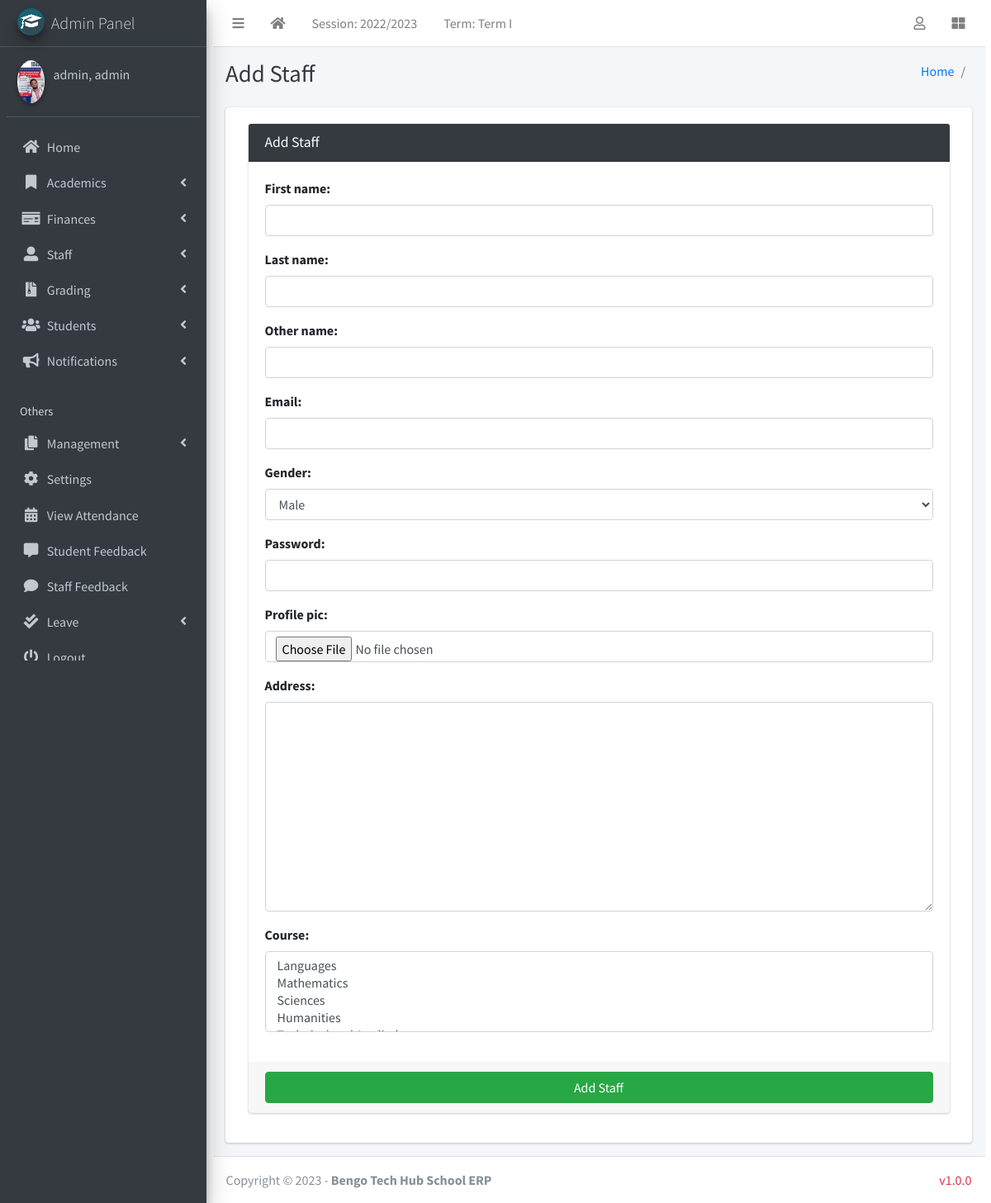
Screenshot of /manage/staff/add (signed in) with the database file from the repository.
### academics/models.py (models this page shows, shortened)
class AcademicSession(models.Model):
    name = models.CharField(max_length=200, unique=True)
    current = models.BooleanField(default=True)
    class Meta:
        ordering = ["-name"]

class AcademicTerm(models.Model):
    name = models.CharField(max_length=20, unique=True)
    current = models.BooleanField(default=True)
    class Meta:
        ordering = ["name"]

### authman/models.py (models this page shows, shortened)
class CustomUser(AbstractUser):
    USER_TYPE = ((1, "HOD"), (2, "Staff"), (3, "Student"))
    GENDER = [("M", "Male"), ("F", "Female"), ("O", "Other")]
    username = models.CharField(max_length=150, unique=True,blank=True,null=True)
    email = models.EmailField(unique=True)
    user_type = models.CharField(default=1, choices=USER_TYPE, max_length=1)
    gender = models.CharField(max_length=1, choices=GENDER)
    profile_pic = models.ImageField()
    other_name = models.CharField(max_length=200, blank=True)
    address = models.TextField()
    fcm_token = models.TextField(default="")  # For firebase notifications
    created_at = models.DateTimeField(auto_now_add=True)
    updated_at = models.DateTimeField(auto_now=True)
    USERNAME_FIELD = "email"
    REQUIRED_FIELDS = []
    objects = CustomUserManager()
    def __str__(self):
        return self.last_name + ", " + self.first_name

### management/hod_views.py (the view, shortened to what this page needs)
# urls.py: path("staff/add", hod_views.add_staff, name='add_staff'),
def add_staff(request):
    form = StaffForm(request.POST or None, request.FILES or None)
    context = {'form': form, 'page_title': 'Add Staff'}
    return render(request, 'hod_template/add_staff_template.html', context)

### authman/forms.py
class StaffForm(CustomUserForm):
    def __init__(self, *args, **kwargs):
        super(StaffForm, self).__init__(*args, **kwargs)
    class Meta(CustomUserForm.Meta):
        model = Staff
        fields = CustomUserForm.Meta.fields + \
            ['course']

### academics/context_processors.py (called while the page is built)
def site_defaults(request):
    current_session = AcademicSession.objects.filter(current=True).first()
    current_term = AcademicTerm.objects.filter(current=True).first()
    setup=SchoolSetup.objects.first()
    if setup !=None:
       logo=setup.logo
    else:
        logo=settings.MEDIA_URL+'school_log/default.png'
    if current_session == None:
        current_session, created = AcademicSession.objects.get_or_create(
            name=str(timezone.now().year-1)+"/"+str(timezone.now().year), current=True)
        current_term, created = AcademicTerm.objects.get_or_create(
            name='Term I', current=True)
    vals = SiteConfig.objects.all()
    contexts = {
        "current_session": current_session.name,
        "current_term": current_term.name,
        "school_logo":logo,
    }
    for val in vals:
        contexts[val.key] = val.value
    return contexts

### authman/models.py (called while the page is built)
    def __str__(self):
        return self.name

### templates/hod_template/add_staff_template.html (shortened to what this page needs)
{% extends 'management/base.html' %}
{% load static %}
{% block page_title %}{{page_title}}{% endblock page_title %}
{% block content %}
<section class="content">
    <div class="container-fluid">
        <div class="row">
            <div class="col-md-12">
                <div class="card card-dark">
                    <div class="card-header">
                        <h3 class="card-title">{{page_title}}</h3>
                    </div>
                    {% include "management/form_template.html" with messages=messages  form=form button_text="Add Staff"%}
                </div>
            </div>
        </div>
    </div>
</section>
{% endblock content %}

### templates/management/base.html (shortened to what this page needs)
{% load static %}
<!DOCTYPE html>
<html>
  <head>
   <link rel="stylesheet" href="{% static 'mystyles/style.css' %}">
  <link rel="stylesheet" href="{% static 'plugins/fontawesome-free/css/all.min.css' %}">
  <link rel="stylesheet" href="{% static 'plugins/toastr/toastr.min.css' %}">
  <link rel="stylesheet"
    href="{% static 'plugins/overlayScrollbars/css/OverlayScrollbars.min.css' %}">
  <link rel="stylesheet" href="{% static 'plugins/Datatables/datatables.min.css' %}" />
  <link rel="stylesheet" href="{% static 'dist/css/adminlte.min.css' %}">
    <link rel="stylesheet" href="https://maxcdn.bootstrapcdn.com/bootstrap/4.5.2/css/bootstrap.min.css">
    <link
      rel="stylesheet"
      href="{% static 'plugins/fontawesome-free/css/all.min.css'%} "
    />
    <link
      rel="stylesheet"
      href="https://code.ionicframework.com/ionicons/2.0.1/css/ionicons.min.css"
    />
    <link
      rel="stylesheet"
      href="{% static 'plugins/tempusdominus-bootstrap-4/css/tempusdominus-bootstrap-4.min.css'%} "
    />
    <link
      rel="stylesheet"
      href="{% static 'plugins/icheck-bootstrap/icheck-bootstrap.min.css'%} "
    />
    <link rel="stylesheet" href="{% static 'dist/css/adminlte.min.css'%} " />
    <link
      rel="stylesheet"
      href="{% static 'plugins/overlayScrollbars/css/OverlayScrollbars.min.css'%} "
    />
    <link
      rel="stylesheet"
      href="{% static 'plugins/daterangepicker/daterangepicker.css'%} "
    />
  </head>
  <body class="hold-transition sidebar-mini layout-fixed">
    <div class="wrapper container-fluid">
    <nav class="main-header navbar navbar-expand navbar-white navbar-light">
      <ul class="navbar-nav">
        <li class="nav-item">
          <a class="nav-link" data-widget="pushmenu" href="#" role="button"><i
              class="fas fa-bars"></i></a>
        </li>
        <li class="nav-item d-none d-sm-inline-block">
          <a href="/" class="nav-link"><i class="fa fa-home"></i></a>
        </li>
        <li class="nav-item d-none d-sm-inline-block">
          <a href="{% url 'current-session' %}" class="nav-link">Session: {{ current_session }}</a>
        </li>
        <li class="nav-item d-none d-sm-inline-block">
          <a href="{% url 'current-session' %}" class="nav-link">Term: {{ current_term }}</a>
        </li>
      </ul>
      <ul class="navbar-nav ml-auto">
        <li class="nav-item dropdown">
          <a class="nav-link" data-toggle="dropdown" href="#">
            <i class="far fa-user"></i>
          </a>
        </li>
        <li class="nav-item">
          <a class="nav-link" data-widget="control-sidebar" data-slide="true"
            href="#" role="button"><i class="fas fa-th-large"></i></a>
        </li>
      </ul>
    </nav>
      {% include "management/sidebar_template.html" with user=user %}
      <div class="content-wrapper">
        <div class="content-header">
          <div class="container-fluid">
            <div class="row mb-2">
              <div class="col-sm-6">
                <h1 class="m-0 text-dark">
                  {% block page_title %}{% endblock page_title %}
                </h1>
              </div>
              <div class="col-sm-6">
              <ol class="breadcrumb float-sm-right">
                <li class="breadcrumb-item"><a href="/">Home</a></li>
                <li class="breadcrumb-item">{% block breadcrumb %}{% endblock breadcrumb %}</li>
              </ol>
            </div>
            </div>
          </div>
        </div>
      <section class="content">
        <div class="container-fluid">
          <div class="row">
            <div class="col-md-12">
              {% block fullcard %}
              <div class="card">
                <div class="card-body">
                  <div class="row">
                    <div class="col">
                      {% block content %}
                      {% endblock content %}
                    </div>
                  </div>
                </div>
              </div>
              {% endblock fullcard %}
            </div>
          </div>
        </div>
      </section>
      </div>
      {% include "management/footer.html" %}
    </div>
  </body>
</html>

### templates/management/sidebar_template.html (shortened to what this page needs)
{% load static %}
<aside class="main-sidebar sidebar-dark-info elevation-4">
    {% if request.user.user_type == '1' %}
    <a href="{% url 'admin_home' %}" class="brand-link">
        <img src="{% static 'dist/img/cmsl.png' %} " alt="AdminLTE Logo"
            class="brand-image img-circle elevation-3" >
        <span class="brand-text font-weight-light">Admin Panel</span>
    </a>
    <div class="sidebar">
        <div class="user-panel mt-3 pb-3 mb-3 d-flex">
            <div class="image">
                <img src="{{ request.user.profile_pic}}" class="img-circle elevation-2" alt="User Image">
            </div>
            <div class="info">
                <a href="#" class="d-block">{{user}}</a>
            </div>
        </div>
        <nav class="mt-2">
            <ul class="nav nav-pills nav-sidebar flex-column" data-widget="treeview" role="menu" data-accordion="false">
                <li class="nav-item">
                    {% url 'admin_home' as admin_home %}
                    <a href="{{admin_home}}" class="nav-link {% if admin_home == request.path %} active {% endif %}">
                        <i class="nav-icon fas fa-home"></i>
                        <p>
                            Home
                        </p>
                    </a>
                </li>
                <li class="nav-item has-treeview">
                    <a href="#" class="nav-link">
                        <i class="nav-icon fas fa-bookmark"></i>
                        <p>
                            Academics
                            <i class="fas fa-angle-left right"></i>
                        </p>
                    </a>
                </li>
                <li class="nav-item has-treeview">
                    <a href="#" class="nav-link">
                        <i class="nav-icon fas fa-money-check"></i>
                        <p>
                            Finances
                            <i class="fas fa-angle-left right"></i>
                        </p>
                    </a>
                </li>
                <li class="nav-item has-treeview">
                    <a href="#" class="nav-link">
                        <i class="nav-icon fas fa-user-alt"></i>
                        <p>
                            Staff
                            <i class="fas fa-angle-left right"></i>
                        </p>
                    </a>
                </li>
                 <li class="nav-item has-treeview">
              <a href="#" class="nav-link">
                <i class="nav-icon fas fa-file-archive"></i>
                <p>
                  Grading
                  <i class="fas fa-angle-left right"></i>
                </p>
              </a>
            </li>
                <li class="nav-item has-treeview">
                    <a href="#" class="nav-link">
                        <i class="nav-icon fas fa-users"></i>
                        <p>
                            Students
                            <i class="fas fa-angle-left right"></i>
                        </p>
                    </a>
                </li>
                 <li class="nav-item has-treeview">
                    <a href="#" class="nav-link">
                        <i class="nav-icon fas fa-bullhorn"></i>
                        <p>
                            Notifications
                            <i class="fas fa-angle-left right"></i>
                        </p>
                    </a>
                </li>
                <li class="nav-header">Others</li>
            <li class="nav-item has-treeview">
              <a href="#" class="nav-link">
                <i class="nav-icon fas fa-copy"></i>
                <p>
                  Management
                  <i class="fas fa-angle-left right"></i>
                </p>
              </a>
            </li>
            <li class="nav-item">
              <a href="{% url 'configs' %}" class="nav-link">
                <i class="nav-icon fas fa-cog"></i>
                <p>
                  Settings
                </p>
              </a>
              </li>
                <li class="nav-item">
                    {% url 'admin_view_attendance' as admin_view_attendance %}
                <li class="nav-item">
                    <a href="{{admin_view_attendance}}"
                        class="nav-link  {% if admin_view_attendance == request.path %} active {% endif %}">
                        <i class="nav-icon fas fa-calendar-alt"></i>
                        <p>
                            View Attendance
                        </p>
                    </a>
                </li>
                <li class="nav-item">
                    {% url 'student_feedback_message' as student_feedback_message %}
                    <a href="{{ student_feedback_message }}"
                        class="nav-link  {% if student_feedback_message == request.path %} active {% endif %}">
                        <i class="nav-icon fas fa-comment-alt"></i>
                        <p>
                            Student Feedback
                        </p>
                    </a>
                </li>
                <li class="nav-item">
                    {% url 'staff_feedback_message' as staff_feedback_message %}
                    <a href="{{staff_feedback_message}}"
                        class="nav-link   {% if staff_feedback_message == request.path %} active {% endif %}">
                        <i class="nav-icon fas fa-comment"></i>
                        <p>
                            Staff Feedback
                        </p>
                    </a>
                </li>
                 <li class="nav-item has-treeview">
                    <a href="#" class="nav-link">
                        <i class="nav-icon fas fa-check-double"></i>
                        <p>
                            Leave
                            <i class="fas fa-angle-left right"></i>
                        </p>
                    </a>
                </li>
                                        {% endif %}
                                        <li class="nav-item">
                                            <a href="{% url 'user_logout' %}"
                                                onclick="return confirm('Your session would be terminated.\n\nProceed?')"
                                                class="nav-link">
                                                <i class="nav-icon fas fa-power-off"></i>
                                                <p>
                                                    Logout
                                                </p>
                                            </a>
                                        </li>
                                    </ul>
                                </nav>
                            </div>
</aside>

### rows the page displays
AcademicSession: name "2022/2023"
AcademicTerm: name "Term I"
CustomUser: user.profile_pic (picture), last_name+first_name "admin, admin"

### other values shown
{{ page_title }} "Add Staff"
{{ field.label_tag }} "First name:" "Last name:" "Other name:" "Email:" "Gender:" "Password:" "Profile pic:" "Address:" "Course:"
{{ button_text }} "Add Staff"
{{ shool_name | default:"Bengo Tech Hub School ERP" }} "Bengo Tech Hub School ERP"
{{ version| default:"v1.0.0" }} "v1.0.0"
